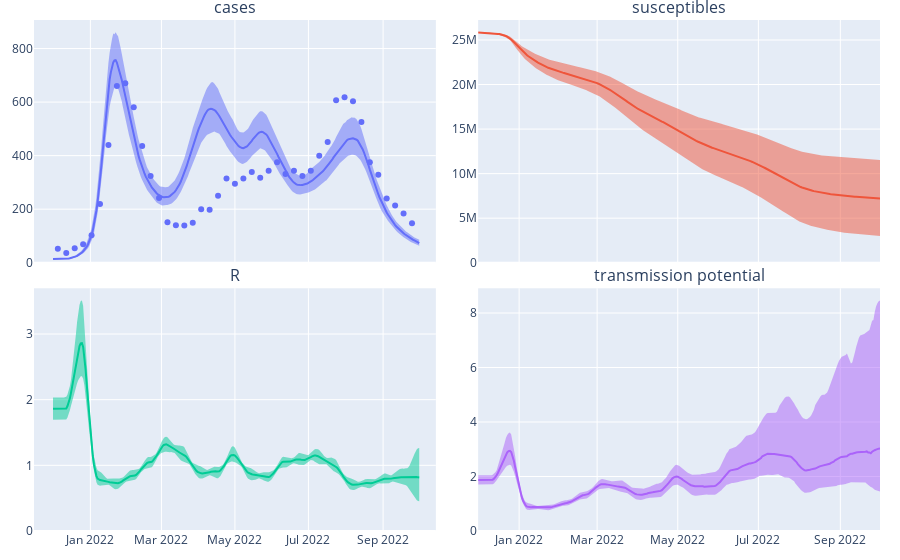

Here is the notebook cell this chart was saved with:
### Code cell
plot_uncertainty_patches(quantiles_df, select_deaths, qual_colours.Plotly, panel_subtitles).update_layout(showlegend=False)

### Figure 1 — Plotly figure (JSON) as saved in the notebook; plotly's stock layout.template omitted (floating-point values rounded to 4 significant figures; data arrays with more than 128 entries replaced by an {"elided": "..."} marker saying what was removed)
{"data": [{"mode": "markers", "type": "scatter", "x": ["2021-12-05T00:00:00", "2021-12-12T00:00:00", "2021-12-19T00:00:00", "2021-12-26T00:00:00", "2022-01-02T00:00:00", "2022-01-09T00:00:00", "2022-01-16T00:00:00", "2022-01-23T00:00:00", "2022-01-30T00:00:00", "2022-02-06T00:00:00", "2022-02-13T00:00:00", "2022-02-20T00:00:00", "2022-02-27T00:00:00", "2022-03-06T00:00:00", "2022-03-13T00:00:00", "2022-03-20T00:00:00", "2022-03-27T00:00:00", "2022-04-03T00:00:00", "2022-04-10T00:00:00", "2022-04-17T00:00:00", "2022-04-24T00:00:00", "2022-05-01T00:00:00", "2022-05-08T00:00:00", "2022-05-15T00:00:00", "2022-05-22T00:00:00", "2022-05-29T00:00:00", "2022-06-05T00:00:00", "2022-06-12T00:00:00", "2022-06-19T00:00:00", "2022-06-26T00:00:00", "2022-07-03T00:00:00", "2022-07-10T00:00:00", "2022-07-17T00:00:00", "2022-07-24T00:00:00", "2022-07-31T00:00:00", "2022-08-07T00:00:00", "2022-08-14T00:00:00", "2022-08-21T00:00:00", "2022-08-28T00:00:00", "2022-09-04T00:00:00", "2022-09-11T00:00:00", "2022-09-18T00:00:00", "2022-09-25T00:00:00"], "xaxis": "x", "y": [52, 36, 54, 69, 103, 219, 440, 660, 670, 581, 436, 324, 242, 151, 140, 139, 149, 200, 198, 250, 315, 295, 315, 339, 317, 344, 375, 331, 344, 324, 344, 400, 451, 607, 618, 603, 526, 375, 329, 240, 214, 184, 147], "yaxis": "y"}, {"fill": "toself", "line": {"color": "#636EFA", "width": 0}, "type": "scatter", "x": {"elided": "610 str values"}, "xaxis": "x", "y": {"elided": "610 float values"}, "yaxis": "y"}, {"line": {"color": "#636EFA"}, "type": "scatter", "x": {"elided": "610 str values"}, "xaxis": "x", "y": {"elided": "305 float values"}, "yaxis": "y"}, {"fill": "toself", "line": {"color": "#EF553B", "width": 0}, "type": "scatter", "x": {"elided": "610 str values"}, "xaxis": "x2", "y": {"elided": "610 float values"}, "yaxis": "y2"}, {"line": {"color": "#EF553B"}, "type": "scatter", "x": {"elided": "610 str values"}, "xaxis": "x2", "y": {"elided": "305 float values"}, "yaxis": "y2"}, {"fill": "toself", "line": {"color": "#00CC96", "width": 0}, "type": "scatter", "x": {"elided": "610 str values"}, "xaxis": "x3", "y": {"elided": "610 float values"}, "yaxis": "y3"}, {"line": {"color": "#00CC96"}, "type": "scatter", "x": {"elided": "610 str values"}, "xaxis": "x3", "y": {"elided": "305 float values"}, "yaxis": "y3"}, {"fill": "toself", "line": {"color": "#AB63FA", "width": 0}, "type": "scatter", "x": {"elided": "610 str values"}, "xaxis": "x4", "y": {"elided": "610 float values"}, "yaxis": "y4"}, {"line": {"color": "#AB63FA"}, "type": "scatter", "x": {"elided": "610 str values"}, "xaxis": "x4", "y": {"elided": "305 float values"}, "yaxis": "y4"}], "layout": {"annotations": [{"font": {"size": 16}, "showarrow": false, "text": "cases", "x": 0.2375, "xanchor": "center", "xref": "paper", "y": 1, "yanchor": "bottom", "yref": "paper"}, {"font": {"size": 16}, "showarrow": false, "text": "susceptibles", "x": 0.7625, "xanchor": "center", "xref": "paper", "y": 1, "yanchor": "bottom", "yref": "paper"}, {"font": {"size": 16}, "showarrow": false, "text": "R", "x": 0.2375, "xanchor": "center", "xref": "paper", "y": 0.475, "yanchor": "bottom", "yref": "paper"}, {"font": {"size": 16}, "showarrow": false, "text": "transmission potential", "x": 0.7625, "xanchor": "center", "xref": "paper", "y": 0.475, "yanchor": "bottom", "yref": "paper"}], "autosize": true, "margin": {"b": 20, "l": 20, "r": 20, "t": 20}, "showlegend": false, "xaxis": {"anchor": "y", "autorange": true, "domain": [0, 0.475], "matches": "x3", "range": ["2021-11-16 18:28:09.9461", "2022-10-13 05:31:50.0539"], "showticklabels": false, "type": "date"}, "xaxis2": {"anchor": "y2", "autorange": true, "domain": [0.525, 1], "matches": "x4", "range": ["2021-12-01", "2022-10-01"], "showticklabels": false, "type": "date"}, "xaxis3": {"anchor": "y3", "autorange": true, "domain": [0, 0.475], "range": ["2021-11-16 18:28:09.9461", "2022-10-13 05:31:50.0539"], "type": "date"}, "xaxis4": {"anchor": "y4", "autorange": true, "domain": [0.525, 1], "range": ["2021-12-01", "2022-10-01"], "type": "date"}, "yaxis": {"anchor": "x", "autorange": true, "domain": [0.525, 1], "range": [0, 906.7], "rangemode": "tozero", "type": "linear"}, "yaxis2": {"anchor": "x2", "autorange": true, "domain": [0.525, 1], "range": [0, 27240000.0], "rangemode": "tozero", "type": "linear"}, "yaxis3": {"anchor": "x3", "autorange": true, "domain": [0, 0.475], "range": [0, 3.696], "rangemode": "tozero", "type": "linear"}, "yaxis4": {"anchor": "x4", "autorange": true, "domain": [0, 0.475], "range": [0, 8.909], "rangemode": "tozero", "type": "linear"}}}
